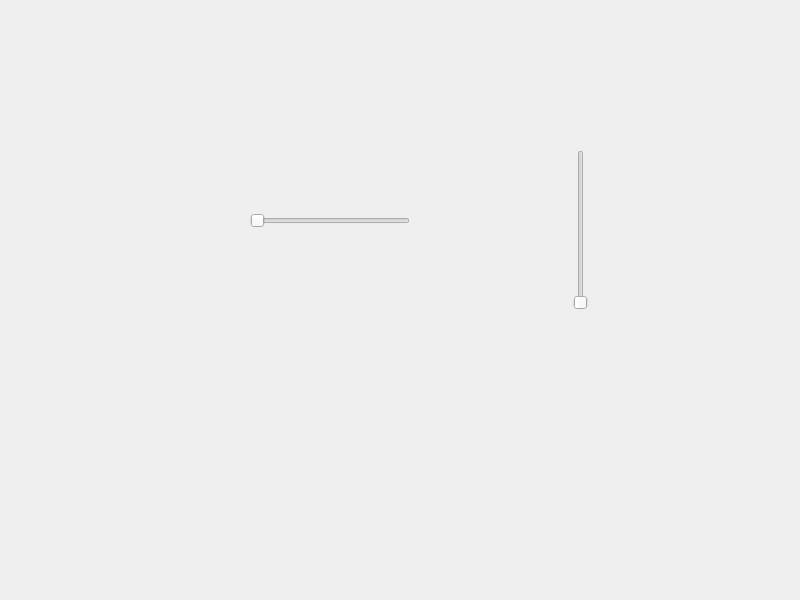
<?xml version="1.0" encoding="UTF-8"?>
<ui version="4.0">
 <class>Widget</class>
 <widget class="QWidget" name="Widget">
  <property name="geometry">
   <rect>
    <x>0</x>
    <y>0</y>
    <width>800</width>
    <height>600</height>
   </rect>
  </property>
  <property name="windowTitle">
   <string>Widget</string>
  </property>
  <widget class="QSlider" name="horizontalSlider">
   <property name="geometry">
    <rect>
     <x>250</x>
     <y>210</y>
     <width>160</width>
     <height>22</height>
    </rect>
   </property>
   <property name="orientation">
    <enum>Qt::Horizontal</enum>
   </property>
  </widget>
  <widget class="QSlider" name="verticalSlider">
   <property name="geometry">
    <rect>
     <x>570</x>
     <y>150</y>
     <width>22</width>
     <height>160</height>
    </rect>
   </property>
   <property name="orientation">
    <enum>Qt::Vertical</enum>
   </property>
  </widget>
 </widget>
 <resources/>
 <connections/>
</ui>
